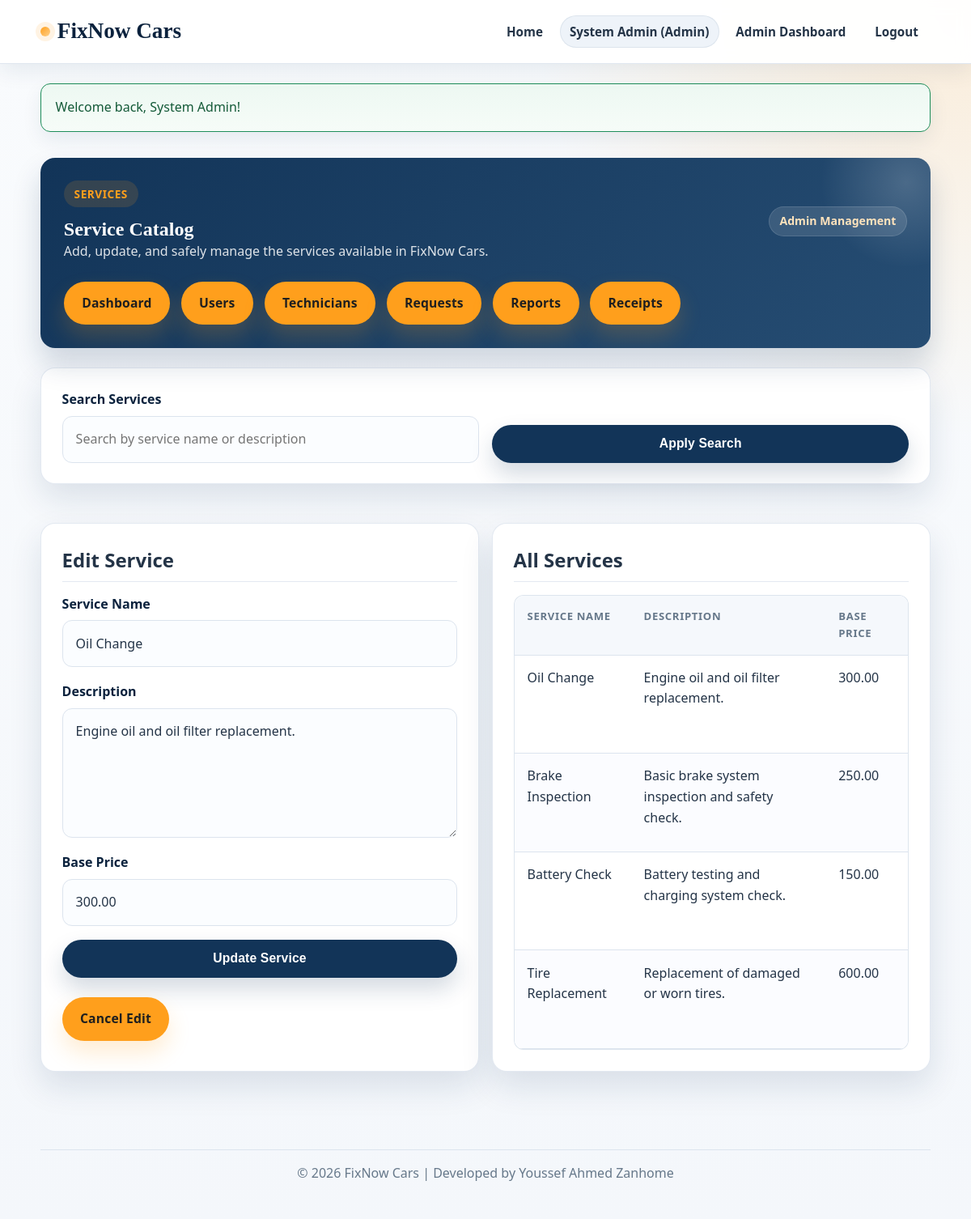
Page /admin/services.php?edit=1 (signed in) on the committed database.
### tables this page shows
CREATE TABLE services (
    id INT AUTO_INCREMENT PRIMARY KEY,
    service_name VARCHAR(100) NOT NULL UNIQUE,
    description TEXT DEFAULT NULL,
    base_price DECIMAL(10,2) NOT NULL DEFAULT 0.00,
    created_at TIMESTAMP DEFAULT CURRENT_TIMESTAMP
);

### admin/services.php (the view, shortened to what this page needs)
<?php
require_once __DIR__ . '/../includes/functions.php';
require_once __DIR__ . '/../config/db.php';
$pageError = '';
$services = [];
$editServiceId = isset($_GET['edit']) ? (int) $_GET['edit'] : 0;
$searchTerm = normalize_search_term($_GET['q'] ?? '', 100);
$serviceName = '';
$description = '';
$basePrice = '';
if ($db === null) {
    $pageError = $dbConnectionError ?? 'Database connection is not available.';
} else {
    if ($editServiceId > 0 && !is_post_request()) {
        $editStatement = $db->prepare('SELECT service_name, description, base_price FROM services WHERE id = ? LIMIT 1');
        if ($editStatement === false) {
            $pageError = 'Unable to load the selected service.';
        } else {
            $editStatement->bind_param('i', $editServiceId);
            $editStatement->execute();
            $editStatement->store_result();
            $editStatement->bind_result($savedServiceName, $savedDescription, $savedBasePrice);
            $serviceName = $savedServiceName;
            $description = $savedDescription ?? '';
            $basePrice = (string) $savedBasePrice;
        }
    }
    if ($pageError === '') {
        if ($searchTerm === '') {
            $servicesStatement = $db->prepare(
                'SELECT id, service_name, description, base_price, created_at
                 FROM services
                 ORDER BY created_at DESC'
            );
            if ($servicesStatement === false) {
                $pageError = 'Unable to load services.';
            } else {
                $servicesStatement->execute();
            }
        }
        if ($pageError === '') {
            $servicesStatement->bind_result($id, $loadedServiceName, $loadedDescription, $loadedBasePrice, $createdAt);
            while ($servicesStatement->fetch()) {
                $services[] = [
                    'id' => $id,
                    'service_name' => $loadedServiceName,
                    'description' => $loadedDescription,
                    'base_price' => $loadedBasePrice,
                    'created_at' => $createdAt,
                ];
            }
        }
    }
}
$formTitle = $editServiceId > 0 ? 'Edit Service' : 'Add Service';
$submitLabel = $editServiceId > 0 ? 'Update Service' : 'Add Service';
?>
<?php include __DIR__ . '/../includes/header.php'; ?>
<?php include __DIR__ . '/../includes/navbar.php'; ?>
<main class="container">
    <section class="page-banner">
        <div class="dashboard-header">
            <div>
                <span class="section-tag">Services</span>
                <h1>Service Catalog</h1>
                <p>Add, update, and safely manage the services available in FixNow Cars.</p>
            </div>
            <span class="status-pill">Admin Management</span>
        </div>
        <div class="dashboard-actions">
            <a class="btn btn-secondary" href="index.php">Dashboard</a>
            <a class="btn btn-secondary" href="users.php">Users</a>
            <a class="btn btn-secondary" href="technicians.php">Technicians</a>
            <a class="btn btn-secondary" href="requests.php">Requests</a>
            <a class="btn btn-secondary" href="reports.php">Reports</a>
            <a class="btn btn-secondary" href="receipts.php">Receipts</a>
        </div>
    </section>
    <?php if ($pageError !== ''): ?>
        <div class="flash-message flash-error">
            <p><?php echo escape($pageError); ?></p>
        </div>
    <?php else: ?>
        <section class="content-card">
            <form class="auth-form" action="services.php" method="get">
                <div class="form-grid">
                    <div class="form-group">
                        <label for="q">Search Services</label>
                        <input type="text" id="q" name="q" value="<?php echo escape($searchTerm); ?>" placeholder="Search by service name or description">
                    </div>
                    <div class="form-group">
                        <label>&nbsp;</label>
                        <button class="btn" type="submit">Apply Search</button>
                    </div>
                </div>
            </form>
        </section>
        <section class="detail-grid">
            <article class="content-card">
                <h2><?php echo escape($formTitle); ?></h2>
                <form class="auth-form" action="services.php<?php echo $editServiceId > 0 ? '?edit=' . (int) $editServiceId . ($searchTerm !== '' ? '&q=' . urlencode($searchTerm) : '') : ($searchTerm !== '' ? '?q=' . urlencode($searchTerm) : ''); ?>" method="post">
                    <div class="form-group">
                        <label for="service_name">Service Name</label>
                        <input type="text" id="service_name" name="service_name" value="<?php echo escape($serviceName); ?>" required>
                    </div>
                    <div class="form-group">
                        <label for="description">Description</label>
                        <textarea id="description" name="description" rows="5" required><?php echo escape($description); ?></textarea>
                    </div>
                    <div class="form-group">
                        <label for="base_price">Base Price</label>
                        <input type="number" step="0.01" min="0" id="base_price" name="base_price" value="<?php echo escape($basePrice); ?>" required>
                    </div>
                    <button class="btn full-width" type="submit"><?php echo escape($submitLabel); ?></button>
                </form>
                <?php if ($editServiceId > 0): ?>
                    <div class="dashboard-actions">
                        <a class="btn btn-secondary" href="services.php<?php echo $searchTerm !== '' ? '?q=' . urlencode($searchTerm) : ''; ?>">Cancel Edit</a>
                    </div>
                <?php endif; ?>
            </article>
            <article class="content-card">
                <h2>All Services</h2>
                <?php if (empty($services)): ?>
                    <div class="empty-state">
                        <p><?php echo escape($searchTerm !== '' ? 'No services match the current search.' : 'No services exist yet. Add the first one using the form.'); ?></p>
                    </div>
                <?php else: ?>
                    <div class="table-wrapper">
                        <table class="data-table">
                            <thead>
                                <tr>
                                    <th>Service Name</th>
                                    <th>Description</th>
                                    <th>Base Price</th>
                                    <th>Created At</th>
                                </tr>
                            </thead>
                            <tbody>
                                <?php foreach ($services as $service): ?>
                                    <tr>
                                        <td><?php echo escape($service['service_name']); ?></td>
                                        <td><?php echo escape($service['description'] !== null ? $service['description'] : 'No description'); ?></td>
                                        <td><?php echo escape(number_format((float) $service['base_price'], 2)); ?></td>
                                        <td><?php echo escape(date('Y-m-d', strtotime($service['created_at']))); ?></td>
                                    </tr>
                                <?php endforeach; ?>
                            </tbody>
                        </table>
                    </div>
                <?php endif; ?>
            </article>
        </section>
    <?php endif; ?>
</main>
<?php include __DIR__ . '/../includes/footer.php'; ?>

### rows in the picture
services: service_name "Oil Change", description "Engine oil and oil filter replacement.", base_price "300.00"
services: service_name "Brake Inspection", description "Basic brake system inspection and safety check.", base_price "250.00"
services: service_name "Battery Check", description "Battery testing and charging system check.", base_price "150.00"
services: service_name "Tire Replacement", description "Replacement of damaged or worn tires.", base_price "600.00"

### other values in the picture
current_user_name() "System Admin"
format_label(current_user_role()) "Admin"
$dashboardLabel "Admin Dashboard"
$message "Welcome back, System Admin!"
$formTitle "Edit Service"
$submitLabel "Update Service"
